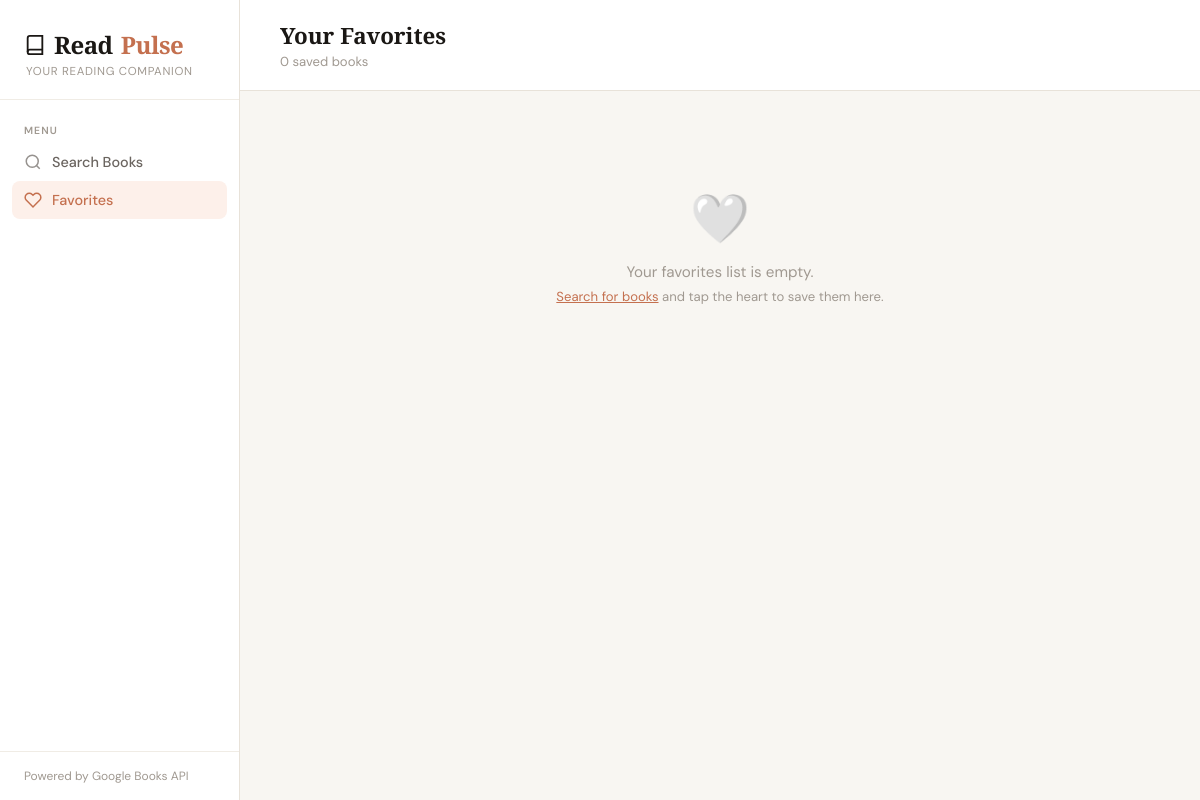
Page /favorites/ on the earlier database version.
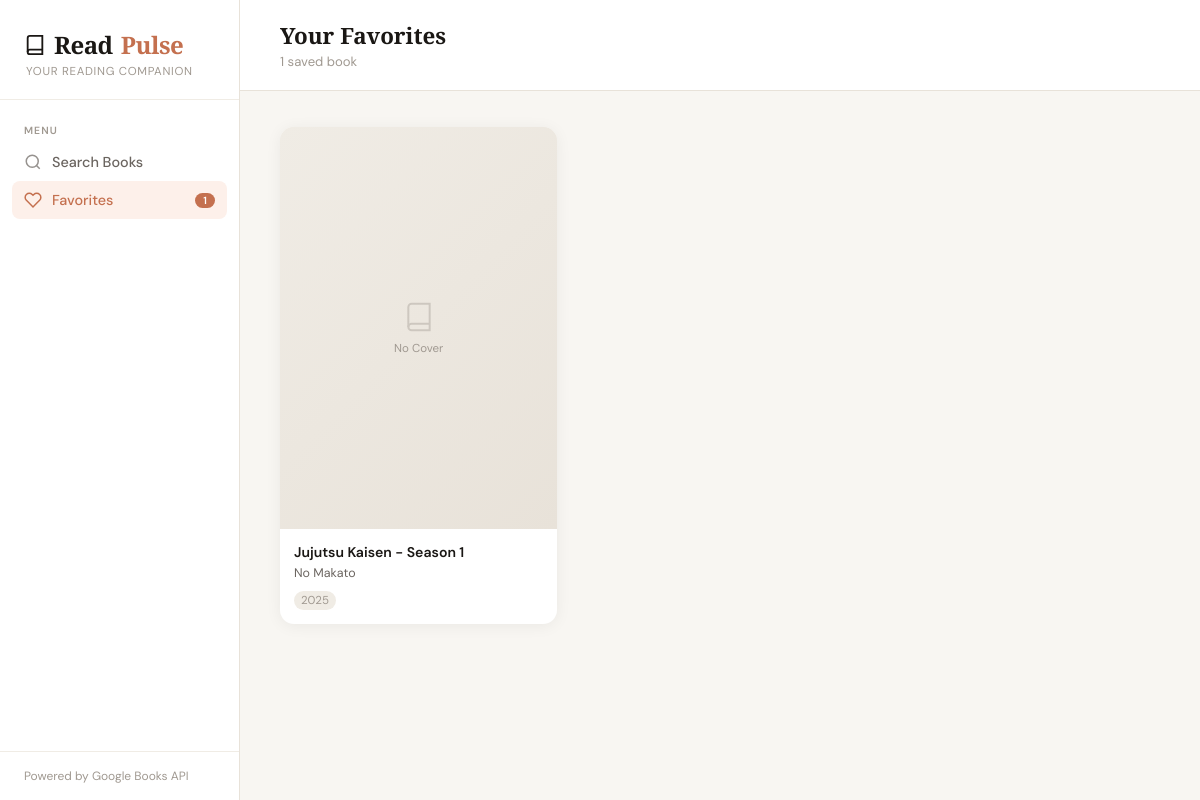
Same page on the later database version.
### books/models.py (models this page shows, shortened)
class FavoriteBook(models.Model):
    google_books_id = models.CharField(max_length=100, unique=True)
    title = models.CharField(max_length=500)
    authors = models.CharField(max_length=500, blank=True, default='')
    description = models.TextField(blank=True, default='')
    thumbnail = models.URLField(max_length=1000, blank=True, default='')
    published_date = models.CharField(max_length=50, blank=True, default='')
    page_count = models.IntegerField(null=True, blank=True)
    categories = models.CharField(max_length=500, blank=True, default='')
    average_rating = models.FloatField(null=True, blank=True)
    created_at = models.DateTimeField(auto_now_add=True)
    class Meta:
        ordering = ['-created_at']

### books/views.py (the view)
# urls.py: path('favorites/', views.favorites_page, name='favorites'),
def favorites_page(request):
    favorites = FavoriteBook.objects.all()
    return render(request, 'books/favorites.html', {
        'favorites': favorites,
        'fav_count': favorites.count(),
    })

### templates/books/favorites.html (shortened to what this page needs)
{% extends "books/base.html" %}
{% load static %}
{% block content %}
<div class="topbar">
  <div>
    <div class="topbar-title">Your Favorites</div>
    <div class="topbar-subtitle">
      <span id="fav-count">{{ favorites|length }}</span> saved book{{ favorites|length|pluralize }}
    </div>
  </div>
</div>
<div class="page-content">
  <div id="fav-area">
    {% if favorites %}
    <div class="fav-grid" id="fav-grid">
      {% for book in favorites %}
      <div class="fav-card" data-id="{{ book.google_books_id }}">
        <div class="book-cover">
        </div>
        <div class="book-info">
          <div class="book-title">{{ book.title }}</div>
          {% if book.authors %}
          <div class="book-author">{{ book.authors }}</div>
          {% endif %}
          <div class="book-meta">
            {% if book.published_date %}
            <span class="book-year">{{ book.published_date|slice:":4" }}</span>
            {% endif %}
          </div>
        </div>
      </div>
      {% endfor %}
    </div>
    {% else %}
    <div class="status-msg">
      <span class="status-icon">🤍</span>
      <p>Your favorites list is empty.</p>
      <p class="status-hint"><a href="/" style="color:var(--accent)">Search for books</a> and tap the heart to save them here.</p>
    </div>
    {% endif %}
  </div>
</div>
{% endblock %}

### templates/books/base.html (shortened to what this page needs)
{% load static %}
<!DOCTYPE html>
<html lang="en">
<head>
  <link rel="stylesheet" href="{% static 'css/main.css' %}">
</head>
<body>
<aside class="sidebar">
  <div class="sidebar-logo">
    <a href="/" class="logo-mark">
      <svg width="22" height="22" viewBox="0 0 24 24" fill="none" stroke="currentColor" stroke-width="2">
        <path d="M4 19.5A2.5 2.5 0 0 1 6.5 17H20"/>
        <path d="M6.5 2H20v20H6.5A2.5 2.5 0 0 1 4 19.5v-15A2.5 2.5 0 0 1 6.5 2z"/>
      </svg>
      Read<span>Pulse</span>
    </a>
    <div class="logo-sub">Your reading companion</div>
  </div>
  <nav class="sidebar-nav">
    <div class="nav-label">Menu</div>
    <a href="/" class="nav-item {% if request.resolver_match.url_name == 'search' %}active{% endif %}">
      <svg class="nav-icon" viewBox="0 0 24 24" fill="none" stroke="currentColor" stroke-width="2">
        <circle cx="11" cy="11" r="8"/><path d="m21 21-4.35-4.35"/>
      </svg>
      Search Books
    </a>
    <a href="/favorites/" class="nav-item {% if request.resolver_match.url_name == 'favorites' %}active{% endif %}">
      <svg class="nav-icon" viewBox="0 0 24 24" fill="none" stroke="currentColor" stroke-width="2">
        <path d="M20.84 4.61a5.5 5.5 0 0 0-7.78 0L12 5.67l-1.06-1.06a5.5 5.5 0 0 0-7.78 7.78l1.06 1.06L12 21.23l7.78-7.78 1.06-1.06a5.5 5.5 0 0 0 0-7.78z"/>
      </svg>
      Favorites
      {% if fav_count %}
      <span class="fav-badge">{{ fav_count }}</span>
      {% endif %}
    </a>
  </nav>
  <div class="sidebar-footer">
    Powered by Google Books API
  </div>
</aside>
<main class="main">
  {% block content %}{% endblock %}
</main>
</body>
</html>

### static/css/main.css (style rules this page uses)
:root { --bg: #f8f6f2; --surface: #ffffff; --surface-hover: #f4f1ec; --border: #e8e2d9; --border-light: #f0ece5; --text-primary: #1a1714; --text-secondary: #6b6560; --text-muted: #a09991; --accent: #c4704f; --accent-hover: #b05e3d; --accent-light: #fdf0ea; --accent-light-hover: #fae4d8; --heart: #e05252; --heart-hover: #c93f3f; --heart-active: #fff0f0; --sidebar-w: 240px; --radius: 14px; --radius-sm: 8px; --shadow: 0 2px 16px rgba(0,0,0,0.06); --shadow-md: 0 4px 24px rgba(0,0,0,0.09); --transition: 0.2s ease; }
*, *::before, *::after { box-sizing: border-box; margin: 0; padding: 0; }
html { font-size: 16px; }
body { font-family: 'DM Sans', sans-serif; background: var(--bg); color: var(--text-primary); min-height: 100vh; display: flex; overflow-x: hidden; }
.sidebar { width: var(--sidebar-w); min-height: 100vh; background: var(--surface); border-right: 1px solid var(--border); display: flex; flex-direction: column; position: fixed; top: 0; left: 0; z-index: 100; }
.sidebar-logo { padding: 28px 24px 20px; border-bottom: 1px solid var(--border-light); }
.sidebar-logo .logo-mark { font-family: 'Playfair Display', serif; font-size: 1.5rem; font-weight: 700; color: var(--text-primary); letter-spacing: -0.5px; display: flex; align-items: center; gap: 8px; text-decoration: none; }
.sidebar-logo .logo-mark span { color: var(--accent); }
.sidebar-logo .logo-sub { font-size: 0.72rem; color: var(--text-muted); letter-spacing: 0.06em; text-transform: uppercase; margin-top: 3px; padding-left: 2px; }
.sidebar-nav { padding: 16px 12px; flex: 1; }
.nav-label { font-size: 0.65rem; font-weight: 600; letter-spacing: 0.1em; text-transform: uppercase; color: var(--text-muted); padding: 0 12px; margin-bottom: 6px; margin-top: 8px; }
.nav-item { display: flex; align-items: center; gap: 10px; padding: 10px 12px; border-radius: var(--radius-sm); text-decoration: none; color: var(--text-secondary); font-size: 0.9rem; font-weight: 500; transition: background var(--transition), color var(--transition); position: relative; }
.nav-item.active { background: var(--accent-light); color: var(--accent); }
.nav-item .nav-icon { width: 18px; height: 18px; flex-shrink: 0; opacity: 0.7; }
.nav-item.active .nav-icon { opacity: 1; }
.fav-badge { margin-left: auto; background: var(--accent); color: #fff; font-size: 0.65rem; font-weight: 600; padding: 1px 7px; border-radius: 20px; min-width: 20px; text-align: center; }
.sidebar-footer { padding: 16px 24px; border-top: 1px solid var(--border-light); font-size: 0.75rem; color: var(--text-muted); }
.main { margin-left: var(--sidebar-w); flex: 1; min-height: 100vh; display: flex; flex-direction: column; }
.topbar { background: var(--surface); border-bottom: 1px solid var(--border); padding: 20px 40px; display: flex; align-items: center; justify-content: space-between; position: sticky; top: 0; z-index: 50; }
.topbar-title { font-family: 'Playfair Display', serif; font-size: 1.4rem; font-weight: 600; color: var(--text-primary); }
.topbar-subtitle { font-size: 0.82rem; color: var(--text-muted); margin-top: 2px; }
.page-content { padding: 36px 40px; flex: 1; }
.book-cover { position: relative; width: 100%; padding-top: 145%; background: var(--border-light); overflow: hidden; }
.book-info { padding: 14px; flex: 1; display: flex; flex-direction: column; gap: 4px; }
.book-title { font-weight: 600; font-size: 0.88rem; color: var(--text-primary); line-height: 1.3; display: -webkit-box; -webkit-line-clamp: 2; -webkit-box-orient: vertical; overflow: hidden; }
.book-author { font-size: 0.78rem; color: var(--text-secondary); display: -webkit-box; -webkit-line-clamp: 1; -webkit-box-orient: vertical; overflow: hidden; }
.book-meta { display: flex; align-items: center; gap: 6px; margin-top: 6px; flex-wrap: wrap; }
.book-year { font-size: 0.72rem; color: var(--text-muted); background: var(--border-light); padding: 2px 7px; border-radius: 20px; }
.fav-grid { display: grid; grid-template-columns: repeat(auto-fill, minmax(220px, 1fr)); gap: 24px; }
.fav-card { background: var(--surface); border-radius: var(--radius); overflow: hidden; box-shadow: var(--shadow); transition: box-shadow var(--transition), transform var(--transition); display: flex; flex-direction: column; position: relative; }

Differences in the rows shown:
added FavoriteBook: title "Jujutsu Kaisen - Season 1", authors "No Makato", published_date "2025"
Other differences:
{{ fav_count }}: (not shown) → "1"
{{ favorites|length }}: "0" → "1"
text no longer shown: "🤍 Your favorites list is empty. Search for books and tap the heart to save them here."
